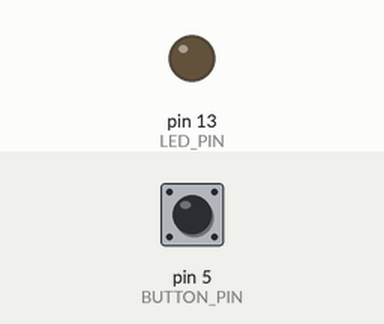
Simulated run of this sketch. Board: Arduino Uno, built with avr-gcc and run on an emulated ATmega328P. Parts: output pins drawn as LEDs (lit = HIGH). Inputs (shaded band) come from the test bench; at power-on: pin 5 (BUTTON_PIN) LOW.

Above: at 1.2 s.
1.3 s: pin 5 (BUTTON_PIN) pulled HIGH for 0.15 s
At 1.42 s:
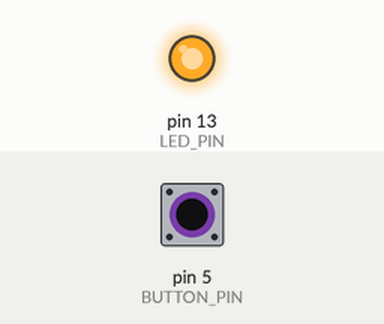
2.9 s: pin 5 (BUTTON_PIN) pulled HIGH for 3.2 s
At 7.1 s:
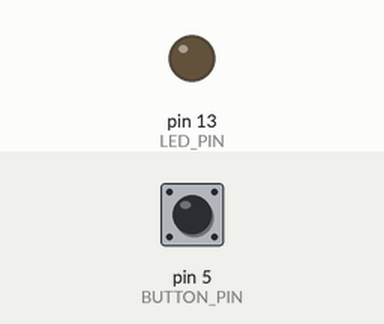
Timing chart, 0 to 8.6 s (numbered marks = the images above; inputs shaded):
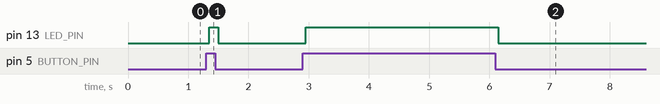

Measured:
- after the input at 1.3 s, pin 13 (LED_PIN): LOW → HIGH after 0.05 s, → LOW 0.15 s later
- after the input at 2.9 s, pin 13 (LED_PIN): LOW → HIGH after 0.05 s, → LOW 3.2 s later

The sketch:

sketch_LedButton_OOP.ino
```cpp
/* LEDButton OOP
*/

#define LED_PIN 13
#define BUTTON_PIN 5

#include "Led.h"
#include "Button.h"

// Create LED Object
Led led(LED_PIN);
Button button(BUTTON_PIN);


void setup() {
}

void loop() {
  if (button.isPressed()) {
    led.on();
  } else {
    led.off();
  }
}
```

Button.cpp
```cpp
// Button Implementation
#include "Button.h"

Button::Button(byte pin) {
  _pin = pin;
  _lastReading = LOW;
  init();
}

void Button::init() {
  pinMode(_pin, INPUT);
  update();
}

void Button::update() {
  byte _newReading = digitalRead(_pin);

  if (_newReading != _lastReading) {
    _lastDebounceTime = millis();
  }
  if (millis() - _lastDebounceTime > _debounceDelay) {
    // Update the 'state' attribute only if debounce is checked
    _state = _newReading;
  }
  _lastReading = _newReading;
}

byte Button::getState() {
  update();
  return _state;
}

bool Button::isPressed() {
  return (getState() == HIGH);
}
```

Button.h
```cpp
// Button Interface
#ifndef BUTTON_H
#define BUTTON_H

#include <Arduino.h>

/** Button Class */
class Button {
private:
  byte _pin;
  byte _state;
  byte _lastReading;
  unsigned long _lastDebounceTime = 0;
  unsigned long _debounceDelay = 50;
public:
  Button() {}                        // Default Construction; DO NOT USE
  Button(byte pin);

  void init();
  void update();
  byte getState();
  bool isPressed();
};

#endif
```

Led.cpp
```cpp
// LED Implementation
#include "Led.h"

Led::Led(byte pin) {
  _pin = pin;
  init();
}

/** LED Init
* Initialize the LED
*/
void Led::init() {
  pinMode(_pin, OUTPUT);
  off();
}

/** LED Init w. DefaultState
*
*/
void Led::init(byte defaultState) {
  init();
  if (defaultState == HIGH) {
    on();
  } else {
    off();
  }
}

/** LED ON
* Toggle LED ON
*/
void Led::on() {
  digitalWrite(_pin, HIGH);
}

/** LED OFF
* Toggle LED Off
*/
void Led::off() {
  digitalWrite(_pin, LOW);
}
```

Led.h
```cpp
// LED Interface
#ifndef LED_H
#define LED_H

#include <Arduino.h>

/** LED Class */
class Led {
private:
  byte _pin;
public:
  Led() {}                        // Default Construction; DO NOT USE
  Led(byte pin);

  void init();                    /** LED Init*/
  void init(byte defaultState);   /** LED Init w. DefaultState*/
  void on();                      /** LED ON*/
  void off();                     /** LED OFF*/
};

#endif
```
